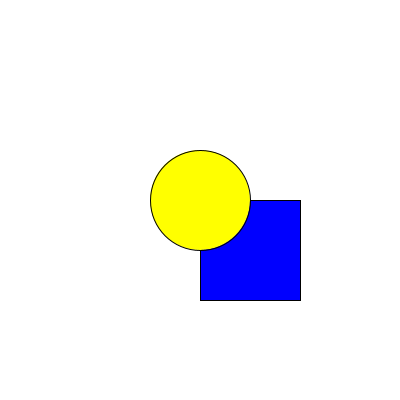
Frame 1 (no input)
Frame 60 (the mouse pressed at the canvas centre just before this capture): identical to frame 1, image omitted
Frame 120 (the mouse held since frame 60 and released just before this capture): identical to frame 1, image omitted

The Processing sketch that drew this single still picture (run headless with seeded random() and noise(); from frame 60 on, the mouse is pressed at the canvas centre):

// Processing sketch: exercise_9
// ── exercise_9.pde
void setup(){
  size(400,400);
}

void draw(){
  background(255);
  fill(0,0,255);
  rect(200,200,100,100);
  fill(255,255,0);
  circle(200,200,100);
}
